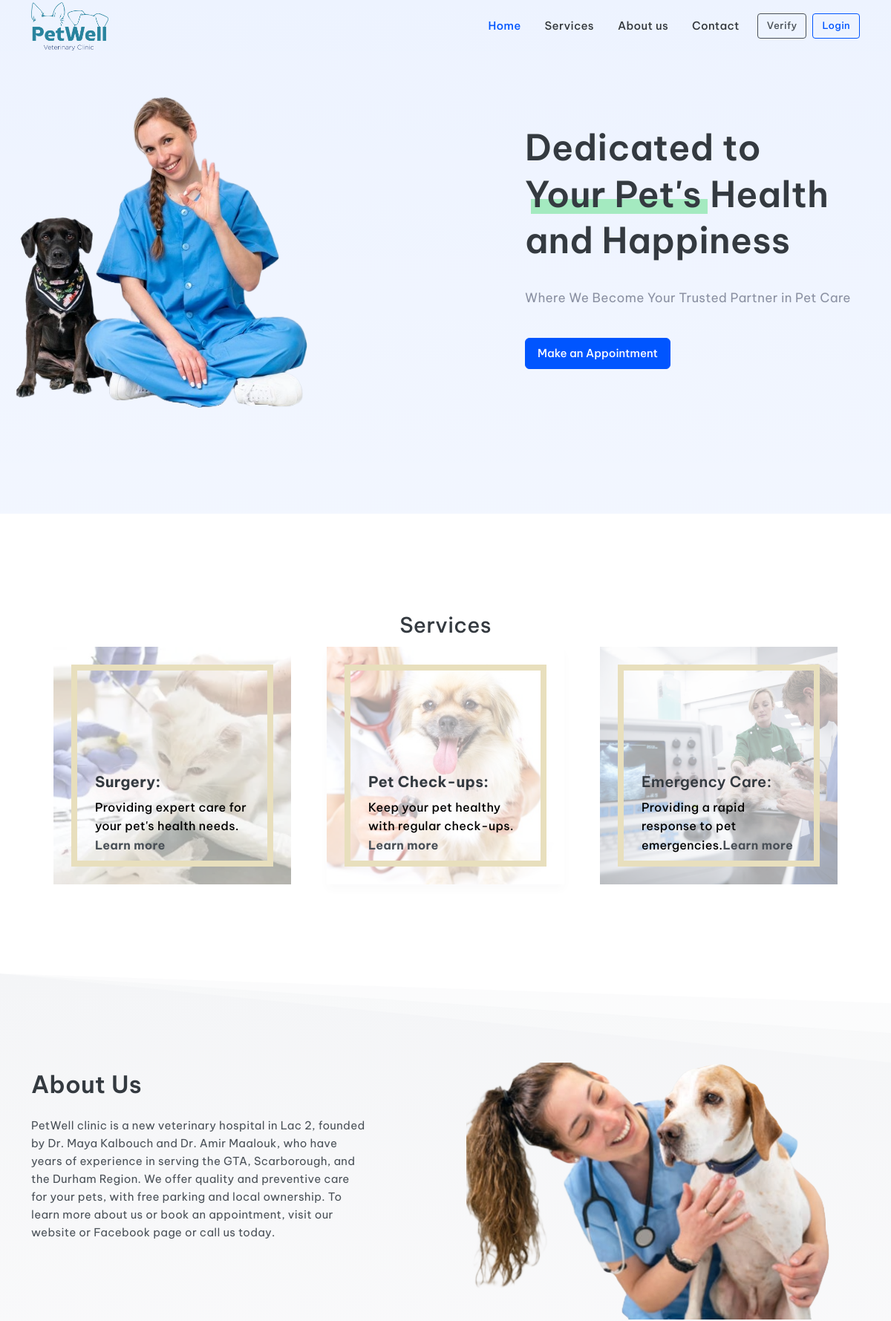
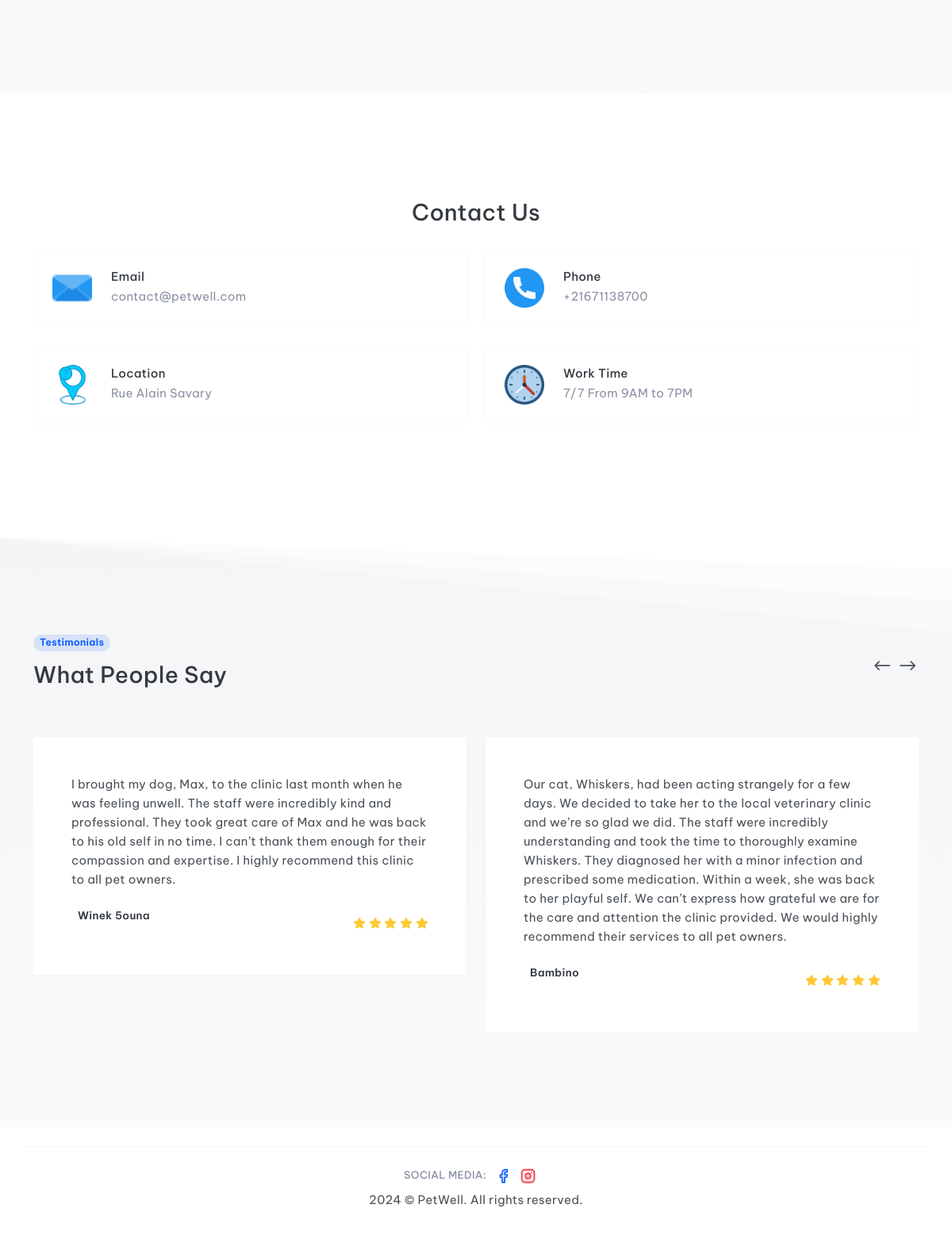
The page / on the database its author committed (2 pictures, top to bottom).
### tables this page shows
CREATE TABLE `contact` (
  `id` int(11) NOT NULL,
  `mail` varchar(255) DEFAULT NULL,
  `number` varchar(255) DEFAULT NULL,
  `location` varchar(255) DEFAULT NULL,
  `work_time` varchar(255) DEFAULT NULL
);

CREATE TABLE `testimonials` (
  `id` int(11) NOT NULL,
  `client_name` varchar(100) DEFAULT NULL,
  `testimonial` text DEFAULT NULL
);

### admin/CLASSE/testimonial.class.php (the view, shortened to what this page needs)
<?php
Class Testimonial{
private $cnx,$server,$user,$pwd,$db;
public function __construct($serveur,$utilisateur,$mdp,$base){
	$this->server=$serveur;
	$this->user=$utilisateur;
	$this->pwd=$mdp;
	$this->db=$base;
	try
	{
	$this->cnx = new PDO('mysql:host='.$this->server.'; dbname='.$this->db, $this->user, $this->pwd);
	}
	catch(Exception $e)
	{
	echo'Erreur:'.$e->getMessage().'<br/>';
	echo'N°:'.$e->getCode();
	}
}
public function Retreivetestimonial(){
    $sql="select * from testimonials";
    $resultats=$this->cnx->query($sql);
    if($resultats) {
        $resultats->setFetchMode(PDO::FETCH_OBJ);
        $testimonials=$resultats->fetchall();
        if($testimonials) {
            echo "<div class=\"swiper-wrapper\">";
            foreach($testimonials as $testimonial) {
                echo "<div class=\"swiper-slide \">
                    <div class=\"card mb-0 col-12\">
                        <div class=\"card-body p-md-5\">
                            <p class=\"mb-4 mt-0\">
                            ".$testimonial->testimonial."
                            </p>
                            <div class=\"d-flex text-align-start\">
                                <img class=\"me-2 rounded-circle\" src=\"./assets/images/avatars/img-8.jpg\" alt=\"\" height=\"36\" />
                                <div class=\"flex-grow-1\">
                                    <h6 class=\"m-0\">".$testimonial->client_name."</h6>
                                </div>
                                <div class=\"align-self-center\">
                                    <i data-feather=\"star\" class=\"icon icon-xxs icon-fill-warning text-warning\"></i>
                                    <i data-feather=\"star\" class=\"icon icon-xxs icon-fill-warning text-warning\"></i>
                                    <i data-feather=\"star\" class=\"icon icon-xxs icon-fill-warning text-warning\"></i>
                                    <i data-feather=\"star\" class=\"icon icon-xxs icon-fill-warning text-warning\"></i>
                                    <i data-feather=\"star\" class=\"icon icon-xxs icon-fill-warning text-warning\"></i>
                                </div>
                            </div>
                        </div>
                    </div>
                </div>";
            }
            echo "</div>";
        }
    }
}
}
?>

### index.php (shortened to what this page needs)
<!DOCTYPE html>
<html lang="en">
<head>
    <link rel="stylesheet" href="./assets/css/vendor.min.css" type="text/css" />
    <link rel="stylesheet" href="./assets/css/theme.css" type="text/css" />
</head>
<body>
    <div class="header-3">
        <header>
          <nav class="navbar navbar-expand-lg topnav-menu navbar-light zindex-10" >
            <div class="container">
            <a class="navbar-brand logo" href="/">
                <img src="./assets/images/logo.png" height="65" class="align-top logo-dark" alt="" />
              </a>
              <div class="collapse navbar-collapse" id="topnav-menu-content">
                  <ul class="navbar-nav align-items-lg-center ">
                      <li class="nav-item">
                          <a class="nav-link" href="/index.html">Home</a>
                      </li>
                      <li class="nav-item">
                        <a class="nav-link" href="#services">Services</a>
                    </li>
                    <li class="nav-item">
                        <a class="nav-link" href="#about-me">About us</a>
                    </li>
                      <li class="nav-item">
                        <a class="nav-link" href="#contact-me">Contact </a>
                    </li>
                       <li class="nav-item ms-2">
                        <a class="btn btn-outline-secondary btn-sm" href="verify.php">Verify</a>
                    </li>
                       <li class="nav-item ms-2">
                        <a class="btn btn-outline-primary btn-sm" href="account-login.php">Login</a>
                    </li>
                  </ul>
              </div>
            </div>
          </nav>
        </header>
        <section class="position-relative hero-10 pb-2 pt-7 pt-sm-3 pb-sm-7">
            <div class="container">
                <div class="row align-items-center text-center text-sm-start">
                    <div class="col-lg-6 order-2 order-sm-1">
                        <div class="img-container" data-aos="fade-right">
                            <img src="./assets/images/hero/abc.png" alt="" class="img-fluid" />
                        </div>
                    </div>
                    <div class="col-lg-5 offset-lg-1 order-sm-2" data-aos="fade-left">
                        <h1 class="mt-0 mb-4 pb-2 hero-title">
                            Dedicated to <span class="highlight highlight-success d-inline-block">Your Pet's</span> Health and Happiness
                        </h1>
                        <p class="fs-17 text-muted">Where We Become Your Trusted Partner in Pet Care</p>
                        <div class="pt-4 pb-3">
                            <div class="row g-2 text-start">
                                <div class="col-sm-auto">
                                    <button class="btn btn-primary mt-1 mt-sm-0" onclick="openPopup()">Make an Appointment</button>
                                </div>
                            </div>
                        </div>
                    </div>
                </div>
            </div>
            </div>
    <section class="position-relative py-xl-8 py-6 features-3" id="services">
        <div class="container">
            <div class="row justify-content-center">
                <div class="col text-center">
                    <h1 class="display-5 fw-medium">Services</h1>
                </div>
            </div>
            <div class="centered">
                <div class="servcard border-left-behind "data-aos="fade-up" data-aos-duration="300">
                  <div class="shadow12" ></div>
                  <div class="content">
                    <h2 class="nino">Surgery:</h2>
                    <p class="figo">Providing expert care for your pet's health needs. <a class=" mt-1 mt-sm-0 fw-bolder display-5" onclick="openPopuppp()">Learn more</a></p>
                  </div>
                </div>
                <div class="servcard border-right-behind border-bottom-behind" data-aos="fade-up" data-aos-duration="600">
                  <div class="shadow" ></div>
                  <div class="content">
                    <h2 class="nino">Pet Check-ups:</h2>
                    <p class="figo">Keep your pet healthy with regular check-ups.<a class=" mt-1 mt-sm-0 fw-bolder display-5" onclick="openPop()">Learn more</a></p>
                  </div>
                </div>
                <div class="servcard border-left-behind" data-aos="fade-up" data-aos-duration="900">
                  <div class="shadow13"></div>
                  <div class="content">
                    <h2 class="nino fw-semibold ">Emergency Care:</h2>
                    <p class="figo">Providing a rapid response to pet emergencies.<a class=" mt-1 mt-sm-0 fw-bolder display-5" onclick="openPopupp()">Learn more</a></p>
                  </div>
                </div>
              </div>
    </section>
    <section class="section py-4 py-sm-8 bg-gradient3 position-relative" id="about-me" data-aos="fade-up" id="about-me">
        <div class="divider top d-none d-sm-block"></div>
        <div class="container">
            <div class="row">
                <div class="col-lg-5">
                    <h1 class="display-4 fw-semibold mb-4" >About Us</h1>
                    <p class="mb-5">
                    PetWell clinic is a new veterinary hospital in Lac 2, founded by Dr. Maya Kalbouch and Dr. Amir Maalouk, who have years of experience in serving the GTA, Scarborough, and the Durham Region. We offer quality and preventive care for your pets, with free parking and local ownership. To learn more about us or book an appointment, visit our website or Facebook page or call us today.
                    </p>
                </div>
                <div class="col-lg-6 offset-lg-1">
                    <img src="./assets/images/features/about-me.png" alt="" class="img-fluid d-block mx-auto mt-4 mt-lg-0" />
                </div>
            </div>
        </div>
    </section>
    <section class="my-5 py-6 bg-gradient1 position-relative" id="contact-me">
        <div class="container" data-aos="fade-up" data-aos-duration="1500">
            <div class="row">
                <div class="col text-center">
                    <h1 class="display-5 fw-medium">Contact Us</h1>
                </div>
            </div>
            <?php
include_once('admin/classe/contact.class.php');
$p=new Contact('localhost','root','','veterinarian');
$p->contactinfo();
?>
            </div>
    </section>
        <section class="section pt-5 pb-6 py-sm-8 mb-5 mb-sm-0 bg-gradient3 position-relative testimonials-1">
        <div class="divider top d-none d-sm-block"></div>
        <div class="container">
            <div class="row align-items-center">
                <div class="col">
                    <span class="badge rounded-pill badge-soft-primary px-2 py-1">Testimonials</span>
                    <h1 class="display-5 fw-medium">What People Say</h1>
                </div>
                <div class="col-auto text-sm-end pt-2 pt-sm-0">
                    <div class="navigations">
                        <button class="btn btn-link text-normal p-0 swiper-custom-prev">
                        </button>
                        <button class="btn btn-link text-normal p-0 swiper-custom-next">
                        </button>
                    </div>
                </div>
            </div>
            <div class="row mt-3 mt-sm-5">
                <div class="col">
                    <div class="slider">
                        <div class="swiper-container" data-toggle="swiper"
                                            data-swiper='{"loop":true, "spaceBetween": 24, "autoplay": {"delay": 5000}, "breakpoints": {"576": {"slidesPerView": 1 }, "768": { "slidesPerView": 2 } }, "roundLengths":true, "navigation": {"nextEl": ".swiper-custom-next","prevEl": ".swiper-custom-prev"}}'>
                                                                                <?php
                                                    include_once('admin/classe/testimonial.class.php');
                                                    $p=new testimonial('localhost','root','','veterinarian');
                                                    $p->Retreivetestimonial();
                                        ?>
                        </div>
                    </div>
                </div>
            </div>
        </div>
    </section>
   <section class="section pt-4 pb-3 position-relative bg-gradient1">
    <div class="container">
        <div class="row align-items-center border-top border-light pt-4">
            <div class="col text-center">
                <ul class="list-inline mb-0 me-3">
                            <li class="list-inline-item text-muted align-middle me-2 text-uppercase fs-13 fw-medium">Social media:</li>
                            <li class="list-inline-item me-2 align-middle">
                                <a href="https://www.facebook.com/profile.php?id=61553930888729&mibextid=ZbWKwL">
                                    <i class="icon-xs icon-dual-primary" data-feather="facebook"></i>
                                </a>
                            </li>
                            <li class="list-inline-item align-middle">
                                <a href="https://www.instagram.com/pet_well91">
                                    <i class="icon-xs icon-dual-danger" data-feather="instagram"></i>
                                </a>
                            </li>
                </ul>
                <p class="mt-2"><script>document.write(new Date().getFullYear())</script> © PetWell. All rights reserved.</p>
            </div>
        </div>
    </div>
</section>
</body>
</html>

### admin/CLASSE/contact.class.php (shortened to what this page needs)
<?php
Class Contact{
private $cnx,$server,$user,$pwd,$db;
public function __construct($serveur,$utilisateur,$mdp,$base){
	$this->server=$serveur;
	$this->user=$utilisateur;
	$this->pwd=$mdp;
	$this->db=$base;
	try
	{
	$this->cnx = new PDO('mysql:host='.$this->server.'; dbname='.$this->db, $this->user, $this->pwd);
	}
	catch(Exception $e)
	{
	echo'Erreur:'.$e->getMessage().'<br/>';
	echo'N°:'.$e->getCode();
	}
}
	public function contactinfo(){
		$sql = "SELECT * from contact";
		$resultats=$this->cnx->query($sql);
		if($resultats) {
		$resultats->setFetchMode(PDO::FETCH_OBJ);
		$contact=$resultats->fetch();
echo '<div class="row mt-3  ">
    <div class="col-lg-6 ">
        <div class="card">
            <div class="card-body">
                <div class="d-flex text-align-start">
                    <img class="me-4 align-self-center flex-shrink-0" src="assets/images/icons/email.png" alt="" height="50" />
                    <div class="flex-grow-1">
                        <h5 class="m-0 fw-medium">Email</h5>
                        <a href="#" class="text-muted fw-normal h5 my-1">'.$contact->mail.'</a>
                    </div>
                </div>
            </div>
        </div>
    </div>
    <div class="col-lg-6">
        <div class="card">
            <div class="card-body">
                <div class="d-flex text-align-start">
                    <img class="me-4 align-self-center flex-shrink-0" src="assets/images/icons/phone.png" alt="" height="50" />
                    <div class="flex-grow-1">
                        <h5 class="m-0 fw-medium">Phone</h5>
                        <a href="#" class="text-muted fw-normal h5 my-1">'.$contact->number.'</a>
                    </div>
                </div>
            </div>
        </div>
    </div>
</div>
<div class="row">
    <div class="col-lg-6">
        <div class="card">
            <div class="card-body">
                <div class="d-flex text-align-start">
                    <img class="me-4 align-self-center flex-shrink-0" src="assets/images/icons/location.png" alt="" height="50" />
                    <div class="flex-grow-1">
                        <h5 class="m-0 fw-medium">Location</h5>
                        <a href="#" class="text-muted fw-normal h5 my-1">'.$contact->location.'</a>
                    </div>
                </div>
            </div>
        </div>
    </div>
    <div class="col-lg-6">
        <div class="card">
            <div class="card-body">
                <div class="d-flex text-align-start">
                    <img class="me-4 align-self-center flex-shrink-0" src="assets/images/icons/clock.png" alt="" height="50" />
                    <div class="flex-grow-1">
                        <h5 class="m-0 fw-medium">Work Time</h5>
                        <a href="#" class="text-muted fw-normal h5 my-1"> '.$contact->work_time.'</a>
                    </div>
                </div>
            </div>
        </div>
    </div>
</div>';
		}
			else echo 'Table vide !!!' ;
		}
}
?>

### rows shown on the page
contact: mail "contact@petwell.com", number "+21671138700", location "Rue Alain Savary", work_time "7/7 From 9AM to 7PM"
testimonials: testimonial "I brought my dog, Max, to the clinic last month when he was feeling unwell. The staff were incredibly kind and professional. They took great care of Max and he was back to his old self in no time. I can’t thank them enough for their compassion and expertise. I highly recommend this clinic to all pet owners.", client_name "Winek 5ouna"
testimonials: testimonial "Our cat, Whiskers, had been acting strangely for a few days. We decided to take her to the local veterinary clinic and we’re so glad we did. The staff were incredibly understanding and took the time to thoroughly examine Whiskers. They diagnosed her with a minor infection and prescribed some medication. Within a week, she was back to her playful self. We can’t express how grateful we are for the care and attention the clinic provided. We would highly recommend their services to all pet owners.", client_name "Bambino"
